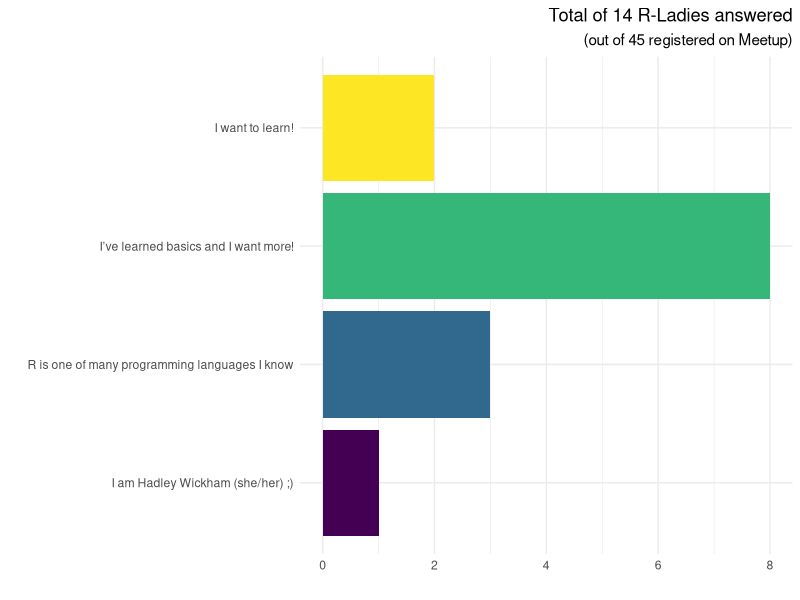
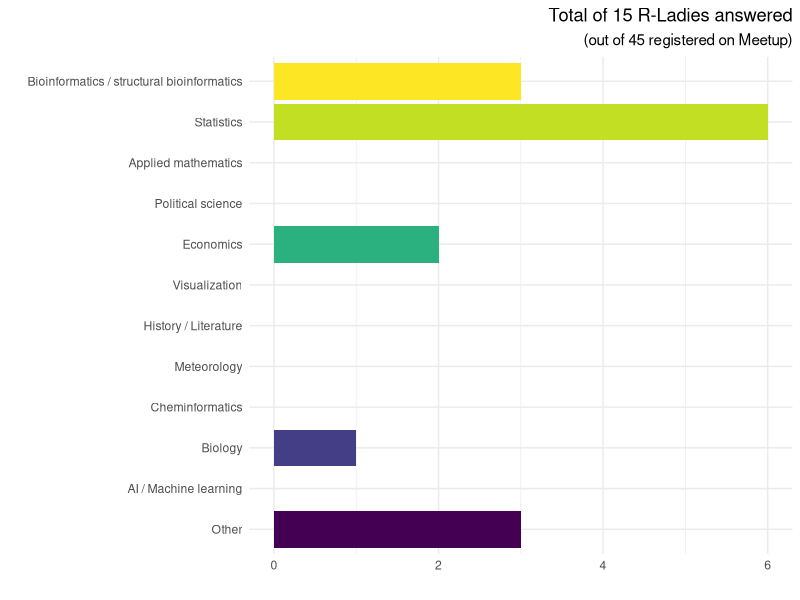
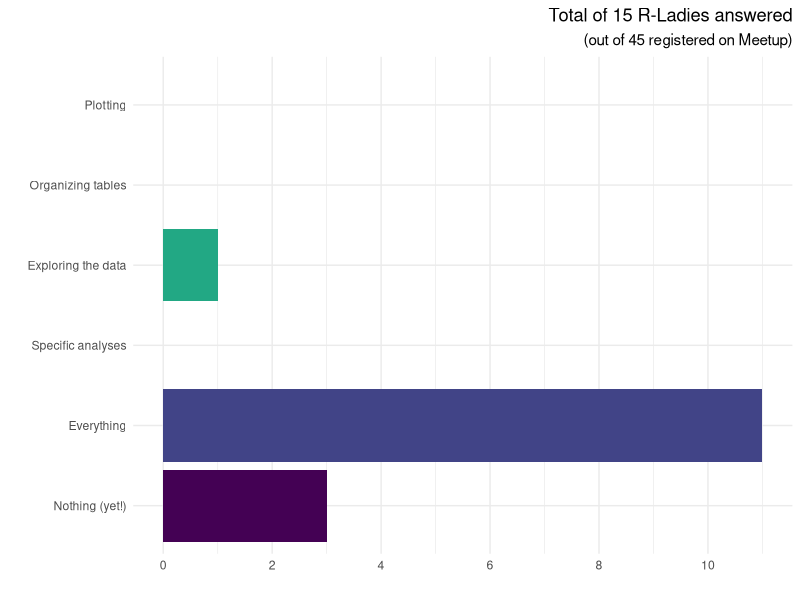

These figures' R source, in order:
## ---- chunk 1
knitr::opts_chunk$set(echo = FALSE)
library( ggplot2 )
library( tidyverse )
## ---- chunk 2
# updated by Julia on 25 Nov.2019
subtitle <- "(out of 45 registered on Meetup)"

# here - create the tibble
poll.q1 <- tribble( ~q.alt, ~answers,
                    "I want to learn!", 2,
                    "I’ve learned basics and I want more!", 8,
                    "R is one of many programming languages I know", 3,
                    "I am Hadley Wickham (she/her) ;)", 1
                  )
# explicitly setting the order of labels
poll.q1$q.alt <- factor( poll.q1$q.alt, levels = rev( poll.q1$q.alt ), ordered = TRUE )
tot.ans.q1 <- sum( poll.q1$answers )

ggplot( poll.q1, aes( q.alt, answers, fill = q.alt ) ) +
  geom_col() + coord_flip() +
  theme_minimal() +
  theme( 
    plot.title = element_text( hjust = 1 ),
    plot.subtitle = element_text( hjust = 1 ),
    legend.position = "none"
  ) +
  ylab("") + xlab("") +
  labs( title = paste( "Total of", tot.ans.q1, "R-Ladies answered"),
        subtitle = subtitle )
## ---- chunk 3
poll.q2 <- tribble( ~q.alt, ~answers,
    "Bioinformatics / structural bioinformatics", 3,
    "Statistics", 6,
    "Applied mathematics", 0,
    "Political science", 0,
    "Economics", 2,
    "Visualization", 0,
    "History / Literature", 0,
    "Meteorology", 0,
    "Cheminformatics", 0,
    "Biology", 1,
    "AI / Machine learning", 0,
    "Other", 3
)
poll.q2$q.alt <- factor( poll.q2$q.alt, levels = rev( poll.q2$q.alt ), ordered = TRUE )
tot.ans.q2 <- sum( poll.q2$answers )

ggplot( poll.q2, aes( q.alt, answers, fill = q.alt ) ) +
  geom_col() + coord_flip() +
  theme_minimal() +
  theme( 
    plot.title = element_text( hjust = 1 ),
    plot.subtitle = element_text( hjust = 1 ),
    legend.position = "none"
  ) +
  ylab("") + xlab("") +
  labs( title = paste( "Total of", tot.ans.q2, "R-Ladies answered"),
        subtitle = subtitle )
## ---- chunk 4
poll.q3 <- tribble( ~q.alt, ~answers,
    "Plotting", 0,
    "Organizing tables", 0,
    "Exploring the data", 1,
    "Specific analyses", 0,
    "Everything", 11,
    "Nothing (yet!)", 3
)
poll.q3$q.alt <- factor( poll.q3$q.alt, levels = rev( poll.q3$q.alt ), ordered = TRUE )
tot.ans.q3 <- sum( poll.q3$answers )

ggplot( poll.q3, aes( q.alt, answers, fill = q.alt ) ) +
  geom_col() + coord_flip() +
  theme_minimal() +
  scale_y_continuous( breaks = seq( 0, 12, 2 ), labels = as.character( seq( 0, 12, 2 ) ) ) +
  theme( 
    plot.title = element_text( hjust = 1 ),
    plot.subtitle = element_text( hjust = 1 ),
    legend.position = "none"
  ) +
  ylab("") + xlab("") +
  labs( title = paste( "Total of", tot.ans.q3, "R-Ladies answered"),
        subtitle = subtitle )
